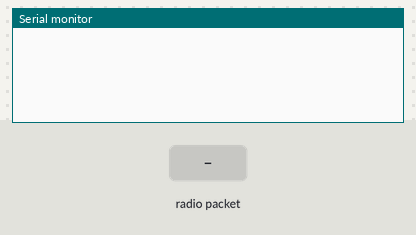
The sketch below on a simulated Arduino Uno, built with avr-gcc and run on an emulated ATmega328P. On the bench: the last lines printed to the serial monitor. The test bench sets the inputs (shaded band). No radio packets arrive unless stated.

Above: at 1.2 s.
1.3 s: radio packet "1" arrives
At 1.9 s:
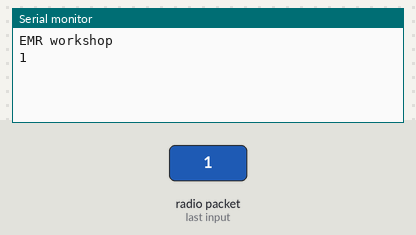
2.8 s: radio packet "0" arrives
At 4.0 s:
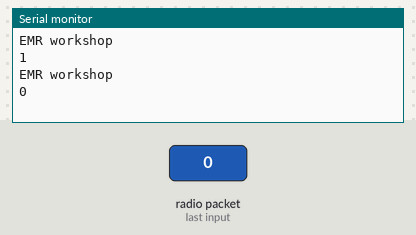
4.3 s: radio packet "2" arrives
At 5.4 s:
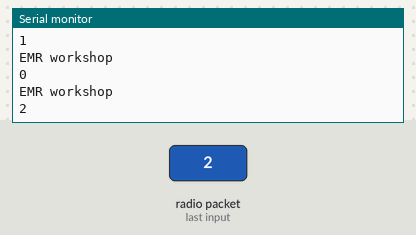

The sketch:

Receiver_code.ino
```cpp
#include <SPI.h>
#include <nRF24L01.h>
#include <RF24.h>

RF24 radio(7, 8); // CE, CSN
const byte address[7] = "team14";

void setup() {
  //To start the serial plotter
  Serial.begin(9600);
  radio.begin();
  //set the address
  radio.openReadingPipe(0, address);
  //Set power amplifier level to minimum
  radio.setPALevel(RF24_PA_MAX);
  //Set module as receiver
  radio.startListening();
}

void loop() {
  //Read the data if available in buffer
  if (radio.available()) {
    char text[32] = "";
    radio.read(&text, sizeof(text));
    Serial.println("EMR workshop");
    Serial.println(text);
  }
}
```

Measured:
- after the input at 1.3 s, the serial monitor: prints a new line at once (image 1)
- after the input at 2.8 s, the serial monitor: prints a new line at once (image 2)
- after the input at 4.3 s, the serial monitor: prints a new line at once (image 3)
